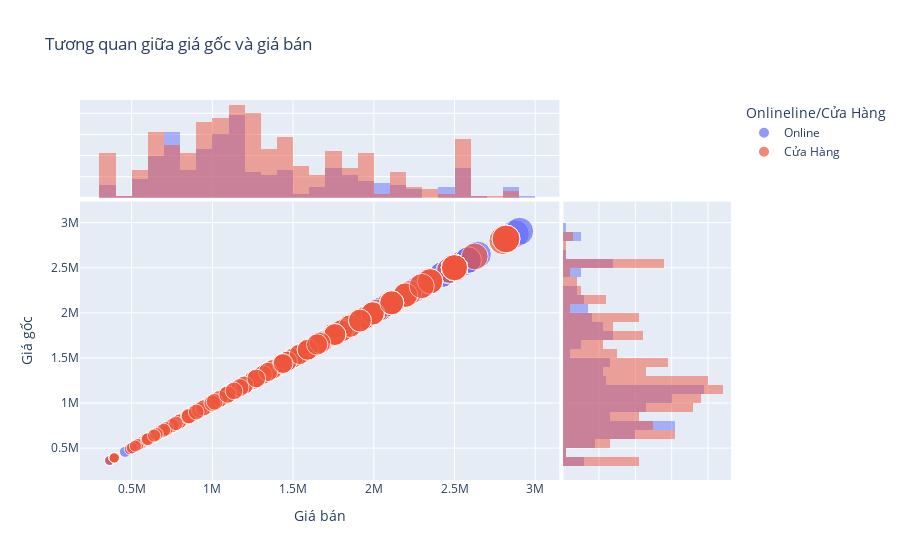

The notebook cell this image was saved under:
### Code cell
# Quetions 5: Cho biết sự tương quan giữa giá gốc và giá bán ra ?
ax= px.scatter(df,x= "Giá bán",y= "Giá gốc",marginal_x='histogram', marginal_y='histogram',size="Giá gốc", size_max=20,
              color= "Onlineline/Cửa Hàng",title="Tương quan giữa giá gốc và giá bán")
ax.show()

### Figure 1 — Plotly figure (JSON) as saved in the notebook; plotly's stock layout.template omitted (floating-point values rounded to 4 significant figures; data arrays with more than 128 entries replaced by an {"elided": "..."} marker saying what was removed)
{"data": [{"hovertemplate": "Onlineline/Cửa Hàng=Online<br>Giá bán=%{x}<br>Giá gốc=%{marker.size}<extra></extra>", "legendgroup": "Online", "marker": {"color": "#636efa", "size": {"elided": "291 int values"}, "sizemode": "area", "sizeref": 7258.0, "symbol": "circle"}, "mode": "markers", "name": "Online", "orientation": "v", "showlegend": true, "type": "scatter", "x": {"elided": "291 int values"}, "xaxis": "x", "y": {"elided": "291 int values"}, "yaxis": "y"}, {"alignmentgroup": "True", "bingroup": "x", "hovertemplate": "Onlineline/Cửa Hàng=Online<br>Giá bán=%{x}<br>count=%{y}<extra></extra>", "legendgroup": "Online", "marker": {"color": "#636efa"}, "name": "Online", "offsetgroup": "Online", "opacity": 0.5, "showlegend": false, "type": "histogram", "x": {"elided": "291 int values"}, "xaxis": "x3", "yaxis": "y3"}, {"alignmentgroup": "True", "bingroup": "y", "hovertemplate": "Onlineline/Cửa Hàng=Online<br>Giá gốc=%{y}<br>count=%{x}<extra></extra>", "legendgroup": "Online", "marker": {"color": "#636efa"}, "name": "Online", "offsetgroup": "Online", "opacity": 0.5, "showlegend": false, "type": "histogram", "xaxis": "x2", "y": {"elided": "291 int values"}, "yaxis": "y2"}, {"hovertemplate": "Onlineline/Cửa Hàng=Cửa Hàng<br>Giá bán=%{x}<br>Giá gốc=%{marker.size}<extra></extra>", "legendgroup": "Cửa Hàng", "marker": {"color": "#EF553B", "size": {"elided": "463 int values"}, "sizemode": "area", "sizeref": 7258.0, "symbol": "circle"}, "mode": "markers", "name": "Cửa Hàng", "orientation": "v", "showlegend": true, "type": "scatter", "x": {"elided": "463 int values"}, "xaxis": "x", "y": {"elided": "463 int values"}, "yaxis": "y"}, {"alignmentgroup": "True", "bingroup": "x", "hovertemplate": "Onlineline/Cửa Hàng=Cửa Hàng<br>Giá bán=%{x}<br>count=%{y}<extra></extra>", "legendgroup": "Cửa Hàng", "marker": {"color": "#EF553B"}, "name": "Cửa Hàng", "offsetgroup": "Cửa Hàng", "opacity": 0.5, "showlegend": false, "type": "histogram", "x": {"elided": "463 int values"}, "xaxis": "x3", "yaxis": "y3"}, {"alignmentgroup": "True", "bingroup": "y", "hovertemplate": "Onlineline/Cửa Hàng=Cửa Hàng<br>Giá gốc=%{y}<br>count=%{x}<extra></extra>", "legendgroup": "Cửa Hàng", "marker": {"color": "#EF553B"}, "name": "Cửa Hàng", "offsetgroup": "Cửa Hàng", "opacity": 0.5, "showlegend": false, "type": "histogram", "xaxis": "x2", "y": {"elided": "463 int values"}, "yaxis": "y2"}], "layout": {"barmode": "overlay", "legend": {"itemsizing": "constant", "title": {"text": "Onlineline/Cửa Hàng"}, "tracegroupgap": 0}, "title": {"text": "Tương quan giữa giá gốc và giá bán"}, "xaxis": {"anchor": "y", "domain": [0, 0.7363], "title": {"text": "Giá bán"}}, "xaxis2": {"anchor": "y2", "domain": [0.7413, 1], "matches": "x2", "showgrid": true, "showline": false, "showticklabels": false, "ticks": ""}, "xaxis3": {"anchor": "y3", "domain": [0, 0.7363], "matches": "x", "showgrid": true, "showticklabels": false}, "xaxis4": {"anchor": "y4", "domain": [0.7413, 1], "matches": "x2", "showgrid": true, "showline": false, "showticklabels": false, "ticks": ""}, "yaxis": {"anchor": "x", "domain": [0, 0.7326], "title": {"text": "Giá gốc"}}, "yaxis2": {"anchor": "x2", "domain": [0, 0.7326], "matches": "y", "showgrid": true, "showticklabels": false}, "yaxis3": {"anchor": "x3", "domain": [0.7426, 1], "matches": "y3", "showgrid": true, "showline": false, "showticklabels": false, "ticks": ""}, "yaxis4": {"anchor": "x4", "domain": [0.7426, 1], "matches": "y3", "showgrid": true, "showline": false, "showticklabels": false, "ticks": ""}}}
